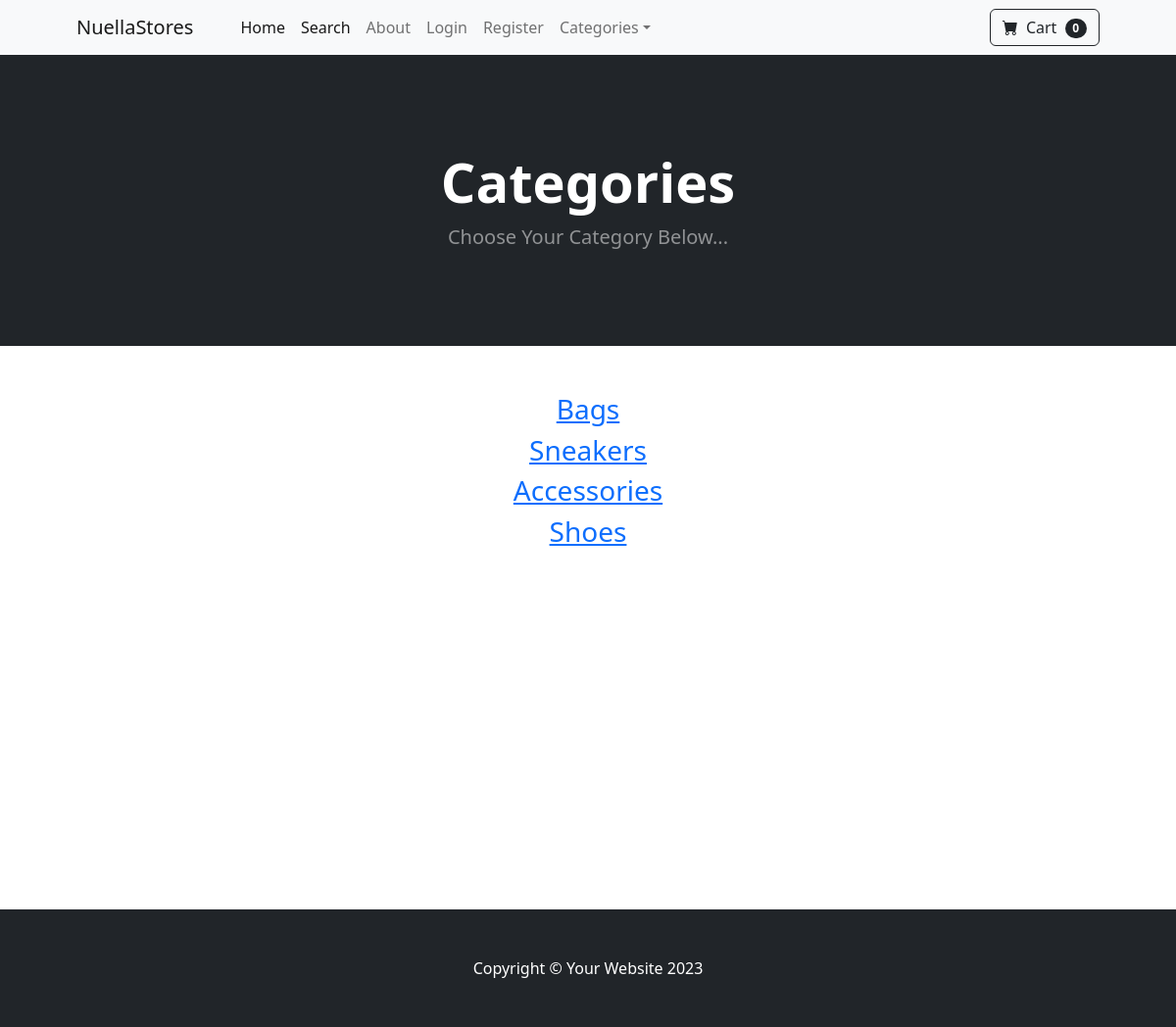
Before: /category_summary/ with the older database file.
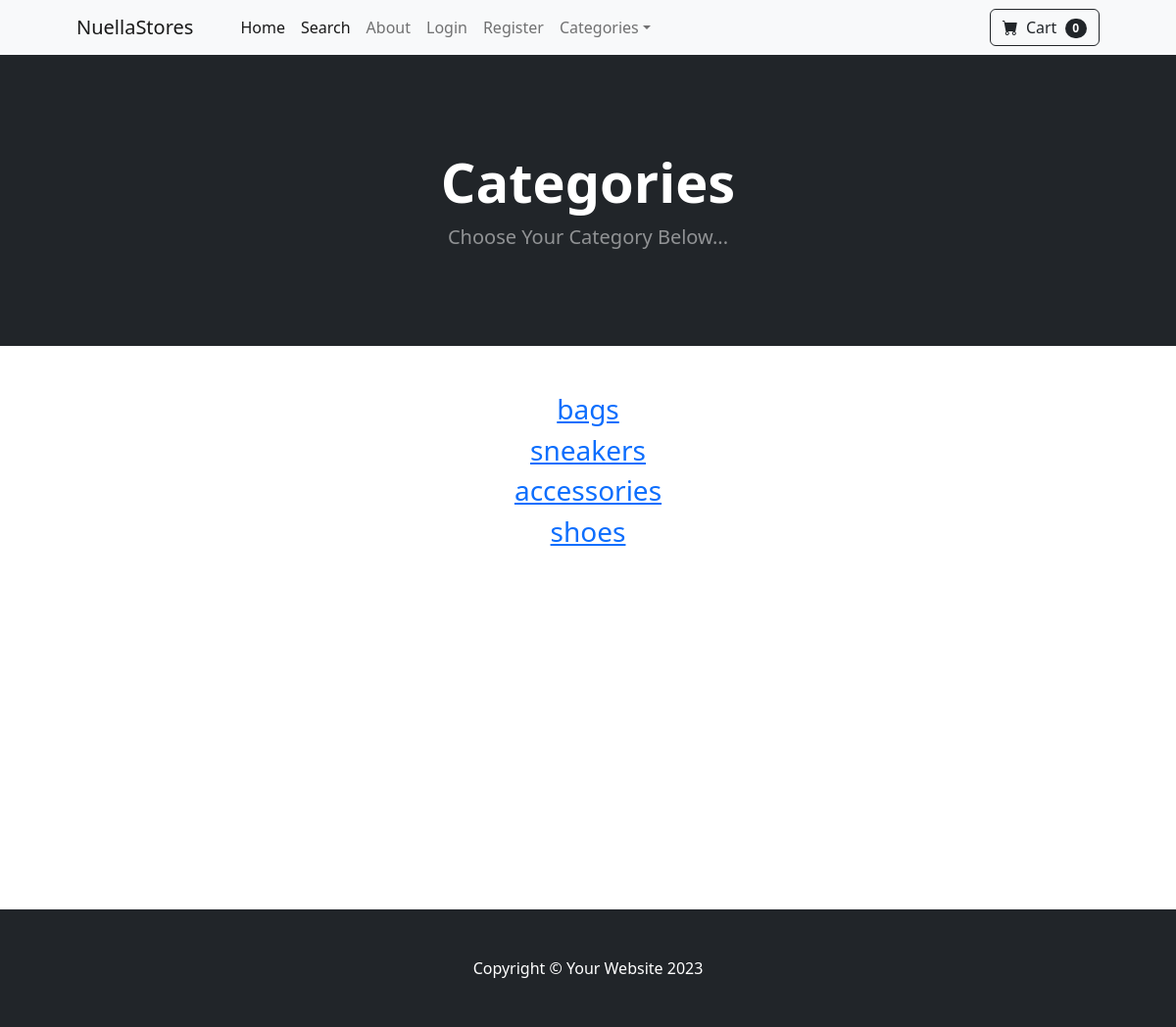
After: the same page with the newer database file.
### Store/models.py (models this page shows)
class Category(models.Model):
    name = models.CharField(max_length=50)
    def __str__(self):
        return self.name

### Store/views.py (the view)
# urls.py: path('category_summary/', views.category_summary, name="category_summary"),
def category_summary(request):
    categories = Category.objects.all()
    return render(request, 'category_summary.html', {"categories": categories})

### Cart/cart.py (called while the page is built)
    def __len__(self):
        return len(self.cart)

### Cart/context_processors.py (called while the page is built)
def cart(request):
    return{"cart": Cart(request)}

### Store/templates/category_summary.html (shortened to what this page needs)
{% extends 'base.html' %}
{% block content %}
<header class="bg-dark py-5">
    <div class="container px-4 px-lg-5 my-5">
        <div class="text-center text-white">
            <h1 class="display-4 fw-bolder">Categories</h1>
            <p class="lead fw-normal text-white-50 mb-0">Choose Your Category Below...</p>
        </div>
    </div>
</header>
<div class = "container">
    <div class = "row">
        <center>
            <div class="col-8">
                   {% for category in categories %}
                    <h3><a href = "{% url 'category' category %}"> {{ category }} </a></h3>
                   {% endfor %}
            </div>
        </center>
    </div>
</div>
{% endblock %}

Changed rows visible on the page:
changed Category: name "Bags" → "bags"
changed Category: name "Sneakers" → "sneakers"
changed Category: name "Accessories" → "accessories"
changed Category: name "Shoes" → "shoes"
